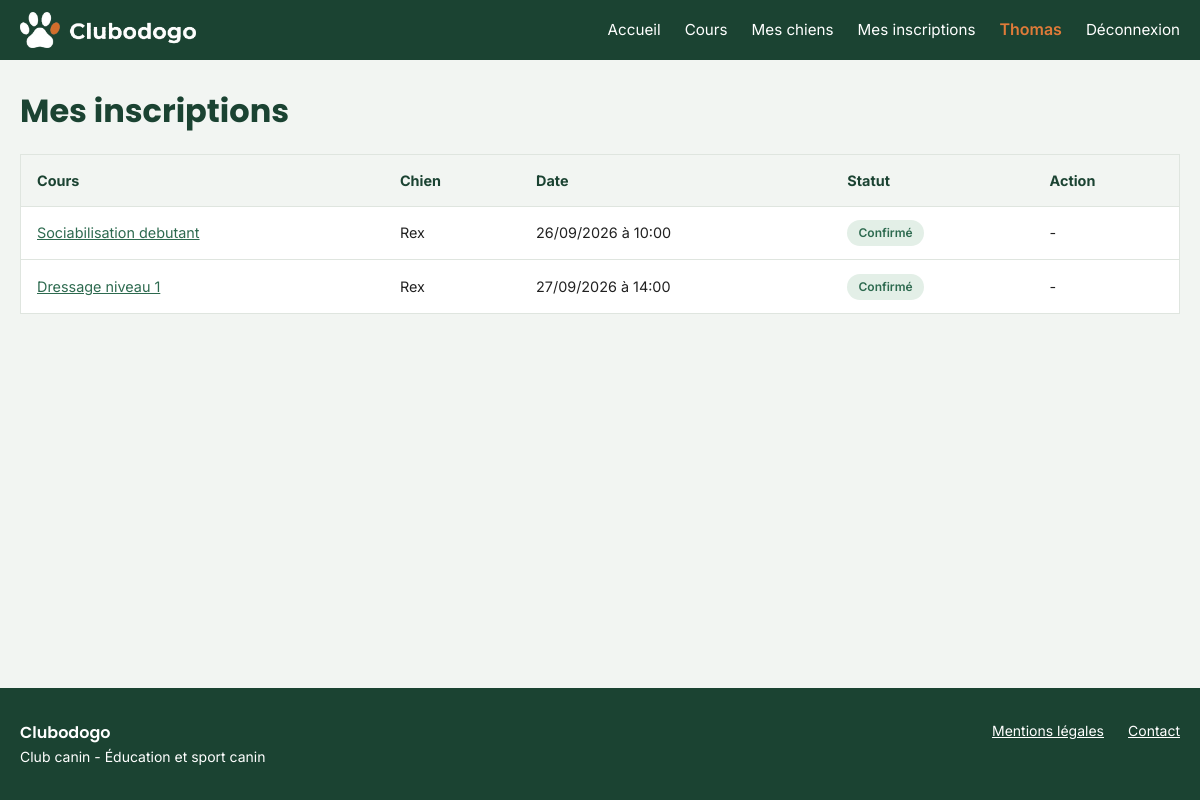
/code/public/cours/mes-inscriptions.php (signed in), run on the app's committed database.
### tables this page shows
CREATE TABLE `inscription` (
  `id` int NOT NULL,
  `date_inscription` date NOT NULL,
  `statut` enum('en_attente','confirme','annule') NOT NULL DEFAULT 'en_attente',
  `id_cours` int NOT NULL,
  `id_chien` int NOT NULL
);

CREATE TABLE `cours` (
  `id` int NOT NULL,
  `titre` varchar(150) NOT NULL,
  `description` text,
  `capacite_max` int NOT NULL,
  `age_min_mois` int NOT NULL,
  `age_max_mois` int DEFAULT NULL,
  `date_cours` date NOT NULL,
  `heure_debut` time NOT NULL,
  `heure_fin` time NOT NULL,
  `id_utilisateur` int NOT NULL,
  `id_type_cours` int NOT NULL
);

CREATE TABLE `chien` (
  `id` int NOT NULL,
  `nom_chien` varchar(100) NOT NULL,
  `date_naissance` date NOT NULL,
  `sexe` enum('male','femelle') NOT NULL,
  `num_puce` varchar(20) NOT NULL,
  `id_utilisateur` int NOT NULL,
  `id_race` int NOT NULL
);

### code/init.php (called while the page is built, shortened)
<?php
function proteger($e)
{
    return htmlspecialchars($e ?? '', ENT_QUOTES, 'UTF-8');
}

### code/public/cours/mes-inscriptions.php (the view, shortened to what this page needs)
<?php
require_once __DIR__ . '/../../init.php';
$utilisateur = utilisateurConnecte();
$requete = $pdo->prepare(
    "SELECT inscription.id, inscription.statut, cours.id AS id_cours, cours.titre,
            cours.date_cours, cours.heure_debut, chien.nom_chien
     FROM inscription
     INNER JOIN chien ON inscription.id_chien = chien.id
     INNER JOIN cours ON inscription.id_cours = cours.id
     WHERE chien.id_utilisateur = ?
     ORDER BY cours.date_cours, cours.heure_debut"
);
$requete->execute([$utilisateur['id']]);
$inscriptions = $requete->fetchAll();
$libellesStatut = [
    'en_attente' => 'En attente',
    'confirme' => 'Confirmé',
    'annule' => 'Annulé'
];
require_once __DIR__ . '/../../header.php';
?>
<h1>Mes inscriptions</h1>
<?php if (empty($inscriptions)): ?>
    <p class="vide">Aucune inscription pour le moment. <a href="/cours/liste.php">Voir les cours</a></p>
<?php else: ?>
    <table class="tableau">
        <thead>
            <tr>
                <th>Cours</th>
                <th>Chien</th>
                <th>Date</th>
                <th>Statut</th>
                <th>Action</th>
            </tr>
        </thead>
        <tbody>
            <?php foreach ($inscriptions as $i): ?>
                <tr>
                    <td data-label="Cours">
                        <a href="/cours/detail.php?id=<?= (int) $i['id_cours'] ?>"><?= proteger($i['titre']) ?></a>
                    </td>
                    <td data-label="Chien"><?= proteger($i['nom_chien']) ?></td>
                    <td data-label="Date"><?= date('d/m/Y', strtotime($i['date_cours'])) ?> à <?= substr($i['heure_debut'], 0, 5) ?></td>
                    <td data-label="Statut">
                        <span class="statut statut-<?= proteger($i['statut']) ?>"><?= $libellesStatut[$i['statut']] ?></span>
                    </td>
                    <td data-label="Action">
                        <?php if ($i['statut'] !== 'annule' && $i['date_cours'] >= date('Y-m-d')): ?>
                            <form method="post" data-confirmation="Voulez-vous vraiment annuler cette inscription ?">
                                <?= champJetonCsrf() ?>
                                <input type="hidden" name="id_inscription" value="<?= (int) $i['id'] ?>">
                                <button type="submit" class="bouton bouton-petit bouton-rouge">Annuler</button>
                            </form>
                        <?php else: ?>
                            -
                        <?php endif; ?>
                    </td>
                </tr>
            <?php endforeach; ?>
        </tbody>
    </table>
<?php endif; ?>
<?php require_once __DIR__ . '/../../footer.php'; ?>

### code/public/assets/css/style.css (style rules this page uses)
:root { --vert-primaire: #1b4332; --vert-secondaire: #2d6a4f; --vert-gris: #52796f; --orange: #e07b39; --blanc: #ffffff; --texte: #212121; --fond: #f2f5f2; --bordure: #dfe5df; --erreur: #d62828; --erreur-fond: #fdecec; --succes: #2d6a4f; --succes-fond: #e3efe7; }
* { margin: 0; padding: 0; box-sizing: border-box; }
body { font-family: 'Inter', Arial, sans-serif; color: var(--texte); background-color: var(--fond); line-height: 1.6; display: flex; flex-direction: column; min-height: 100vh; }
h1, h2, h3 { font-family: 'Poppins', Arial, sans-serif; color: var(--vert-primaire); line-height: 1.2; }
h1 { font-size: 2rem; }
a { color: var(--vert-secondaire); }
.tableau { width: 100%; border-collapse: collapse; background-color: var(--blanc); border: 1px solid var(--bordure); margin-top: 1.5rem; }
.tableau th, .tableau td { padding: 0.85rem 1rem; text-align: left; border-bottom: 1px solid var(--bordure); font-size: 0.9rem; }
.tableau th { background-color: var(--fond); color: var(--vert-primaire); }
.statut { display: inline-block; padding: 0.2rem 0.7rem; border-radius: 999px; font-size: 0.75rem; font-weight: 600; }
.statut-confirme { background-color: var(--succes-fond); color: var(--succes); }

### data on the page
inscription: id_cours.titre "Sociabilisation debutant", id_chien.nom_chien "Rex", id_cours.date_cours "26/09/2026", id_cours.heure_debut "10:00", statut "Confirmé"
inscription: id_cours.titre "Dressage niveau 1", id_chien.nom_chien "Rex", id_cours.date_cours "27/09/2026", id_cours.heure_debut "14:00", statut "Confirmé"

### other printed values
proteger($connecte['prenom']) "Thomas"
